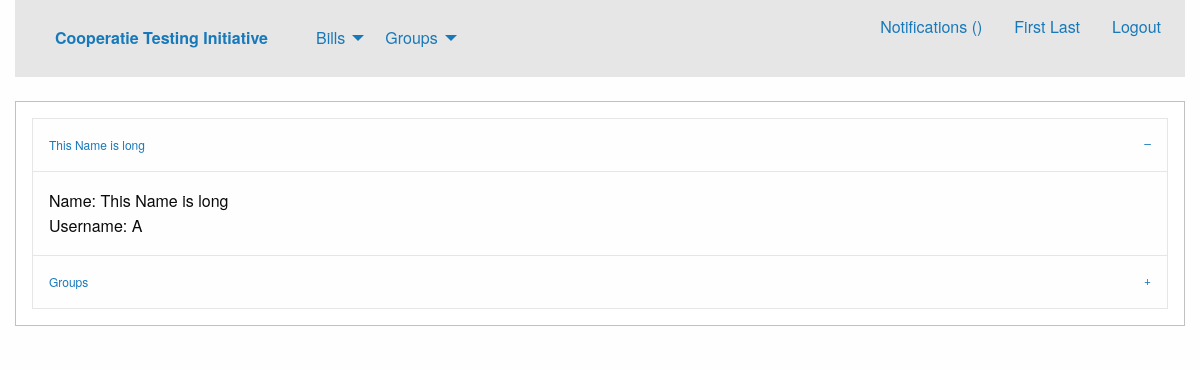
Page /profile.php?uid=4 (signed in) on the committed database.
### tables this page shows
CREATE TABLE users
(
	userID INTEGER NOT NULL UNIQUE PRIMARY KEY AUTOINCREMENT,
	username VARCHAR(30) NOT NULL UNIQUE,
	realname VARCHAR(30) NOT NULL,
	pass VARCHAR(50) NOT NULL,
	salt VARCHAR(50) NOT NULL,
	email VARCHAR(50) NOT NULL UNIQUE,
	createTS TIMESTAMP DEFAULT CURRENT_TIMESTAMP,
	lastlogTS TIMESTAMP DEFAULT CURRENT_TIMESTAMP
);

### database.php (called while the page is built, shortened)
<?php
class Database {
	private $database;
	function __construct() {
		$this->database = $this->getConnection();
	}
	function prepare($query) {
		return $this->database->prepare($query);
	}
	private function getConnection() {
		$conn = new SQLite3('bill.db');
		return $conn;
	}
}
?>

### profile.php (the view, shortened to what this page needs)
<?php require "header.php";?>
<?php
	if (!empty($_GET["uid"])) $uid = $_GET["uid"];
	elseif (empty($uid) || !is_int($uid)) {
		if ($isLog) $uid = $_SESSION["uid"];
		else $uid = 0;
	}
?>
<div class="callout">
<?php
	if ($uid != 0) {
		$db = new Database();
		$stmt = $db->prepare("SELECT * FROM users
			WHERE users.userID = :uid");
		$stmt->bindValue(":uid", $uid, SQLITE3_INTEGER);
		$result = $stmt->execute();
		$userData = $result->fetchArray();
		if ($userData) {
			echo '<ul class="accordion" data-accordion data-multi-expand="true" data-allow-all-closed="true">
				<li class="accordion-item is-active" data-accordion-item>
					<a href="#" class="accordion-title">'.$userData["realname"].'</a>
					<div class="accordion-content" data-tab-content>
						Name: '.$userData["realname"].'<br />
						Username: '.$userData["username"].'<br />
					</div>
				</li>
				<li class="accordion-item" data-accordion-item>
					<a href="#" class="accordion-title">Groups</a>
					<div class="accordion-content" data-tab-content>';
			echo'		</div>
				</li>
			</ul>';
		} else {
			echo '<div class="callout warning">User not found.</div>';
			die();
		}
	} else {
		echo '<div class="classout warning">No user provided.</div>';
		die();
	}
?>
</div>
<?php require "footer.php";?>

### header.php (shortened to what this page needs)
<?php
require_once 'database.php';
$isLog = !empty($_SESSION["uid"]);
if ($isLog) {
	$db = new Database();
	$stmt = $db->prepare("SELECT realname FROM users WHERE userID = :uid");
	$stmt->bindValue(":uid", $_SESSION["uid"], SQLITE3_INTEGER);
	$result = $stmt->execute();
	$temp = $result->fetchArray();
	$name = $temp["realname"];
}
?>
<!DOCTYPE html>
<html class="no-js" lang="en" dir="ltr">
  <head>
    <link rel="stylesheet" href="css/foundation.css">
    <link rel="stylesheet" href="css/app.css">
  </head>
</head>
<body>
		<div class="large-12 columns row">
			<div class="top-bar">
				<div class="top-bar-left">
					<ul class="dropdown menu" data-dropdown-menu>
						<li class="menu-text"><a href="index.php">Cooperatie Testing Initiative</a></li>
						<li>
							<a href="bills.php">Bills</a>
						</li>
						<li>
							<a href="groups.php">Groups</a>
						</li>
					</ul>
				</div>
				<?php if ($isLog) echo '
				<input type="hidden" id="seshUser" value="'.$_SESSION["uid"].'" />
				<script>
				$(function() {
					var id = $("#seshUser").attr("value");
					function checkNoti() {
						$.post("getNotifications.php", {uid: id}, function(data, status) {
								$("#notinumber").html(data);
							});
						console.log("Checked");
					}
					checkNoti();
					setInterval(checkNoti, 2000);
				});
				</script>
				<div class="top-bar-right">
					<ul class="menu">
						<li><a href="notifications.php">Notifications (<span id="notinumber"></span>)</a></li>
						<li><a href="profile.php">'.$name.'</a></li>
						<li><a href="logout.php">Logout</a></li>
					</ul>
				</div>';?>
			</div>
	</div>
	<div class="row">
		<div class="columns large-12">

### rows in the picture
users: realname "First Last"
users: realname "This Name is long", username "A"
